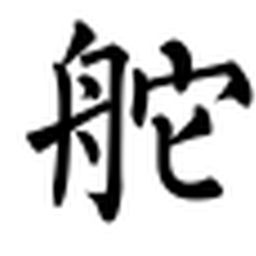
#> input picture imgs/origin.png, 256 x 256 px; its folder holds only this picture in this run
$ python post_process.py --input_path imgs
#> lines starting #> are read from the running program, lines starting #| are printed output that depends on the picture
#> in main, img is the input picture: PIL image 256x256 RGB; min 0, max 255, mean 203.7
import argparse
import os

from PIL import Image
from tqdm import tqdm


def convert_img(img, threshold):
#> called with threshold = 200
    foreground_img = img.convert("RGBA")
    datas = foreground_img.getdata()
    new_datas = list()
    for item in datas:
        if item[0] > threshold and item[1] > threshold and item[2] > threshold:
            new_datas.append((255, 255, 255, 0))
        else:
            new_datas.append(item)
#> after the loop, new_datas = 65536 items
    foreground_img.putdata(new_datas)
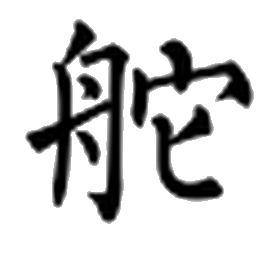
#> foreground_img: PIL image 256x256 RGBA; mean R, G, B, A 205.4, 205.4, 205.4, 63.4; transparent parts drawn white
    return foreground_img


def main(args):
    if args.input_path is None:
        args.input_path = input("Input path: ").strip('"').strip("'")
    if args.output_path is None:
        args.output_path = os.path.join('results', 'final', os.path.basename(args.input_path))
    print(f"Results will be save to: {args.output_path}")
    os.makedirs(args.output_path, exist_ok=True)
    img_names = os.listdir(args.input_path)
    for img_name in tqdm(img_names):
        img = Image.open(os.path.join(args.input_path, img_name))
        img = convert_img(img, args.binary_threshold)
        img.save(os.path.join(args.output_path, img_name))


if __name__ == '__main__':
    parser = argparse.ArgumentParser()
    parser.add_argument('--input_path', type=str)
    parser.add_argument('--output_path', type=str)
    parser.add_argument('--binary_threshold', type=int, default=200)
    main(parser.parse_args())
